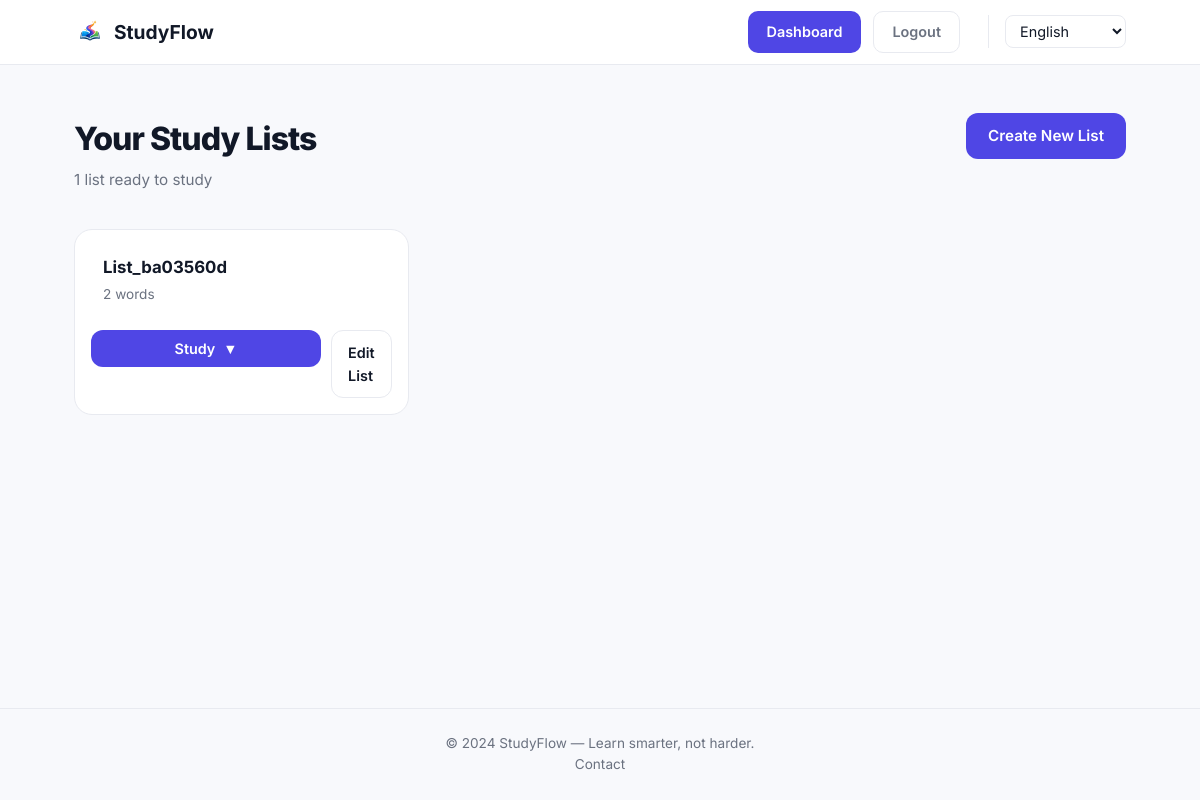
Page /dashboard (signed in) on the committed database.
### app.py (models this page shows)
class WordList(db.Model):
    id      = db.Column(db.Integer, primary_key=True)
    name    = db.Column(db.String(100), nullable=False)
    user_id = db.Column(db.Integer, db.ForeignKey('user.id'), nullable=False)
    words   = db.relationship('Word', backref='word_list', lazy=True, cascade="all, delete-orphan")

### app.py (the view)
@app.route("/dashboard", defaults={'lang': DEFAULT_LANGUAGE})
@app.route("/<lang>/dashboard")
@login_required
def dashboard(lang):
    validate_language(lang)
    user = get_current_user()
    lists = WordList.query.filter_by(user_id=user.id).order_by(WordList.id.desc()).all()
    return render_template("dashboard.html", lists=lists)

### app.py (called while the page is built)
def validate_language(lang):
    if lang is None:
        return DEFAULT_LANGUAGE
    if lang in LANGUAGES:
        return lang
    abort(404)

def get_current_language():
    view_args = request.view_args or {}
    lang = view_args.get('lang')
    if lang in PREFIX_LANGUAGES:
        return lang
    if lang == DEFAULT_LANGUAGE:
        return DEFAULT_LANGUAGE
    return DEFAULT_LANGUAGE

def get_locale():
    return get_current_language()

def translate_text(message, *args, **kwargs):
    lang = get_current_language()
    translated = message
    try:
        babel_value = gettext(message)
        if babel_value and babel_value != message:
            translated = babel_value
        else:
            translated = load_po_catalog(lang).get(message, message)
    except Exception:
        translated = load_po_catalog(lang).get(message, message)
    try:
        if kwargs:
            translated = translated % kwargs
        elif args:
            translated = translated % args
    except Exception:
        pass
    return translated

def localized_url(endpoint, lang=None, **values):
    target_lang = validate_language(lang) if lang else get_current_language()
    cleaned_values = {k: v for k, v in values.items() if v is not None}
    if target_lang == DEFAULT_LANGUAGE:
        cleaned_values.pop('lang', None)
    else:
        cleaned_values['lang'] = target_lang
    return url_for(endpoint, **cleaned_values)

def switch_language_url(lang):
    target_lang = validate_language(lang)
    endpoint = request.endpoint
    if not endpoint or endpoint == 'static':
        return localized_url('index', lang=target_lang)
    args = dict(request.view_args or {})
    args.pop('lang', None)
    try:
        base_url = localized_url(endpoint, lang=target_lang, **args)
    except BuildError:
        base_url = localized_url('index', lang=target_lang)
    if request.query_string:
        return f"{base_url}?{request.query_string.decode('utf-8')}"
    return base_url

def asset_url(filename):
    full_path = os.path.join(app.static_folder, filename)
    version = int(os.path.getmtime(full_path)) if os.path.exists(full_path) else 0
    return url_for('static', filename=filename, v=version)

@login_manager.user_loader
def load_user(user_id):
    return User.query.get(int(user_id))

def get_current_user():
    return current_user if current_user.is_authenticated else None

### templates/dashboard.html (shortened to what this page needs)
{% extends "base.html" %}
{% block content %}
<div class="container page-top">
    <div class="page-header">
        <div>
            <h1 class="page-title">{{ _('Your Study Lists') }}</h1>
            <p class="page-subtitle">
                {% if lists %}
                    {{ lists|length }} {{ _('list') if lists|length == 1 else _('lists') }} {{ _('ready to study') }}
                {% else %}
                    {{ _('No lists yet — create your first one!') }}
                {% endif %}
            </p>
        </div>
        <a href="{{ localized_url('create_list') }}" class="btn btn-primary">{{ _('Create New List') }}</a>
    </div>
    {% if lists %}
        <div class="lists-grid">
        {% for list in lists %}
        <div class="list-card">
            <div class="list-card-top">
                <h3 class="list-name">{{ list.name }}</h3>
                <p class="list-meta">
                    {{ list.words|length if list.words else 0 }} word{{ 's' if (list.words|length if list.words else 0) != 1 }}
                </p>
            </div>
            <div class="list-card-bottom">
                <div class="dropdown-menu" style="flex: 1;">
                    <button class="dropdown-toggle" data-dropdown="dropdown-{{ list.id }}">
                        Study
                        <span class="dropdown-icon">▼</span>
                    </button>
                </div>
                <a href="{{ localized_url('edit_list', list_id=list.id) }}" class="btn-edit-list">{{ _('Edit List') }}</a>
            </div>
        </div>
        {% endfor %}
        </div>
    {% endif %}
</div>
{% endblock %}

### static/css/style.css (style rules this page uses)
:root { --bg: #f8f9fc; --surface: #ffffff; --border: #e8eaf0; --text: #111827; --text-muted: #6b7280; --primary: #4f46e5; --primary-hover: #4338ca; --primary-light: #eef2ff; --accent: #06b6d4; --radius: 12px; --radius-lg: 18px; --shadow: 0 1px 4px rgba(0,0,0,0.07), 0 4px 16px rgba(0,0,0,0.05); --shadow-lg: 0 8px 32px rgba(0,0,0,0.10); --font: 'Inter', sans-serif; --transition: 0.18s ease; }
*, *::before, *::after { box-sizing: border-box; margin: 0; padding: 0; }
html { font-size: 16px; scroll-behavior: smooth; }
body { font-family: var(--font); background: var(--bg); color: var(--text); line-height: 1.6; min-height: 100vh; display: flex; flex-direction: column; }
a { color: var(--primary); text-decoration: none; }
.container { max-width: 1100px; margin: 0 auto; padding: 0 24px; }
.page-top { padding-top: 48px; padding-bottom: 64px; }
.btn { display: inline-flex; align-items: center; justify-content: center; gap: 6px; font-family: var(--font); font-weight: 600; font-size: 0.95rem; border-radius: var(--radius); border: none; cursor: pointer; transition: all var(--transition); text-decoration: none; padding: 11px 22px; }
.btn-primary { background: var(--primary); color: #fff; }
.page-header { display: flex; align-items: flex-start; justify-content: space-between; gap: 16px; margin-bottom: 36px; flex-wrap: wrap; }
.page-title { font-size: 2rem; font-weight: 800; letter-spacing: -0.03em; margin-bottom: 4px; }
.page-subtitle { color: var(--text-muted); font-size: 0.95rem; }
.lists-grid { display: grid; grid-template-columns: repeat(auto-fill, minmax(280px, 1fr)); gap: 24px; }
.list-card { background: var(--surface); border: 1px solid var(--border); border-radius: var(--radius-lg); overflow: visible; transition: box-shadow var(--transition), transform var(--transition); display: flex; flex-direction: column; }
.list-card-top { padding: 24px; padding-left: 28px; flex: 1; }
.list-name { font-size: 1.05rem; font-weight: 700; margin-bottom: 4px; }
.list-meta { font-size: 0.85rem; color: var(--text-muted); }
.list-card-bottom { padding: 0 16px 16px; display: flex; gap: 10px; }
.dropdown-menu { position: relative; display: inline-block; width: 100%; }
.dropdown-toggle { width: 100%; padding: 10px 16px; background: var(--primary); color: #fff; border: none; border-radius: var(--radius); cursor: pointer; font-weight: 600; font-size: 0.9rem; font-family: var(--font); display: flex; align-items: center; justify-content: center; gap: 8px; transition: all var(--transition); }
.btn-edit-list { flex: 0; padding: 10px 16px; background: transparent; color: var(--text); border: 1.5px solid var(--border); border-radius: var(--radius); cursor: pointer; font-weight: 600; font-size: 0.9rem; font-family: var(--font); transition: all var(--transition); display: flex; flex-direction: column; align-items: center; justify-content: center; white-space: normal; width: 64px; }

### rows in the picture
WordList: name "List_ba03560d", words|length "2", words "s"

### other values in the picture
{{ lists|length }} "1"
form field value "English"
